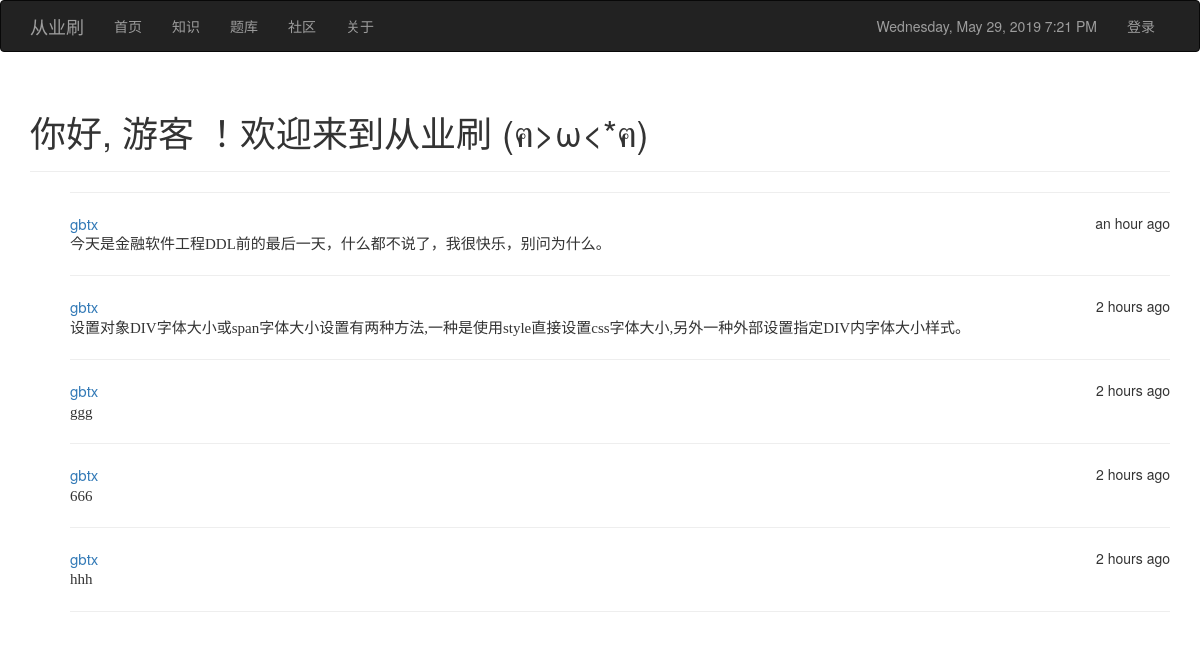
The app's page /community with its own data.
### app.py (models this page shows, shortened)
class Post(db.Model):
    __tablename__ = 'posts'
    id = db.Column(db.Integer, primary_key=True)
    body = db.Column(db.Text)
    timestamp = db.Column(db.DateTime, index=True, default=datetime.utcnow)
    author_id = db.Column(db.Integer, db.ForeignKey('users.id'))

class User(UserMixin, db.Model):
    __tablename__ = 'users'
    id = db.Column(db.Integer, primary_key=True)
    email = db.Column(db.String(64), unique=True, index=True)
    username = db.Column(db.String(64), unique=True, index=True)
    role_id = db.Column(db.Integer, db.ForeignKey('roles.id'))
    password_hash = db.Column(db.String(128))
    posts = db.relationship('Post', backref='author', lazy='dynamic')
    @property
    def password(self):
        raise AttributeError('password is not a readable attribute')

### app.py (the view)
@app.route('/community', methods=['GET', 'POST'])
def community():
    form = PostForm()
    if form.validate_on_submit():
        post = Post(body=form.body.data, author=current_user._get_current_object())
        db.session.add(post)
        db.session.commit()
        return redirect(url_for('.community'))
    posts = Post.query.order_by(Post.timestamp.desc()).all()
    return render_template('community.html', posts=posts, form=form, current_time=datetime.utcnow())

### templates/community.html (shortened to what this page needs)
{% extends "base.html" %}
{% import "bootstrap/wtf.html" as wtf %}
{% block head %}
    {{ super() }}
{% endblock %}
{% block page_content %}
<div class="page-header">
    <h1>你好,
        {% if current_user.is_authenticated %}
            {{ current_user.username }}
        {% else %}
            游客
        {% endif %}
        ！欢迎来到从业刷 (ฅ>ω<*ฅ)
    </h1>
</div>
<ul class="posts">
    {% for post in posts %}
        <HR>
    <li class="post">
        <div class="post-author">
            <a href="{{ url_for('index')}}">{{ post.author.username }}</a>
            <span class="post-date">{{ moment(post.timestamp).fromNow() }}</span>
        </div>
        <div class="post-body">{{ post.body }}</div>
    </li>
    {% endfor %}
<HR>
</ul>
{% endblock %}

### templates/base.html (shortened to what this page needs)
{% extends "bootstrap/base.html" %}
{% block head %}
    {{ super() }}
{% endblock %}
{% block navbar %}
    <div class="navbar navbar-inverse" role="navigation">
        <div class="container">
            <div class="navbar-header">
                <a class="navbar-brand">从业刷</a>
            </div>
            <div class="navbar-collapse collapse">
                <ul class="nav navbar-nav">
                    <li><a href="/">首页</a></li>
                    <li><a href="/knowledge">知识</a></li>
                    <li><a href="/bank">题库</a></li>
                    <li><a href="/community">社区</a></li>
                    <li><a href="/about">关于</a></li>
                </ul>
                <ul class="nav navbar-nav navbar-right">
                    <li><a type="Datetime">{{ moment(current_time).format('LLLL') }}</a></li>
                    {% if current_user.is_authenticated %}
                    <li><a href="{{ url_for('logout') }}">退出</a></li>
                    {% else %}
                    <li><a href="{{ url_for('login') }}">登录</a></li>
                    {% endif %}
                </ul>
            </div>
        </div>
    </div>
{% endblock %}
{% block content %}
    <div class="container">
        {% block page_content %}{% endblock %}
    </div>
{% endblock %}

### templates/community.html (style rules this page uses)
.post-body { font-size:15px; font-family: 华文楷体 }
.post-author { font-size:15px }
.post-date { font-size:14px; float: right }
ul li { list-style: none; }

### records on screen
Post: author.username "gbtx", timestamp "an hour ago", body "今天是金融软件工程DDL前的最后一天，什么都不说了，我很快乐，别问为什么。"
Post: author.username "gbtx", timestamp "2 hours ago", body "设置对象DIV字体大小或span字体大小设置有两种方法,一种是使用style直接设置css字体大小,另外一种外部设置指定DIV内字体大小样式。"
Post: author.username "gbtx", timestamp "2 hours ago", body "ggg"
Post: author.username "gbtx", timestamp "2 hours ago", body "666"
Post: author.username "gbtx", timestamp "2 hours ago", body "hhh"
